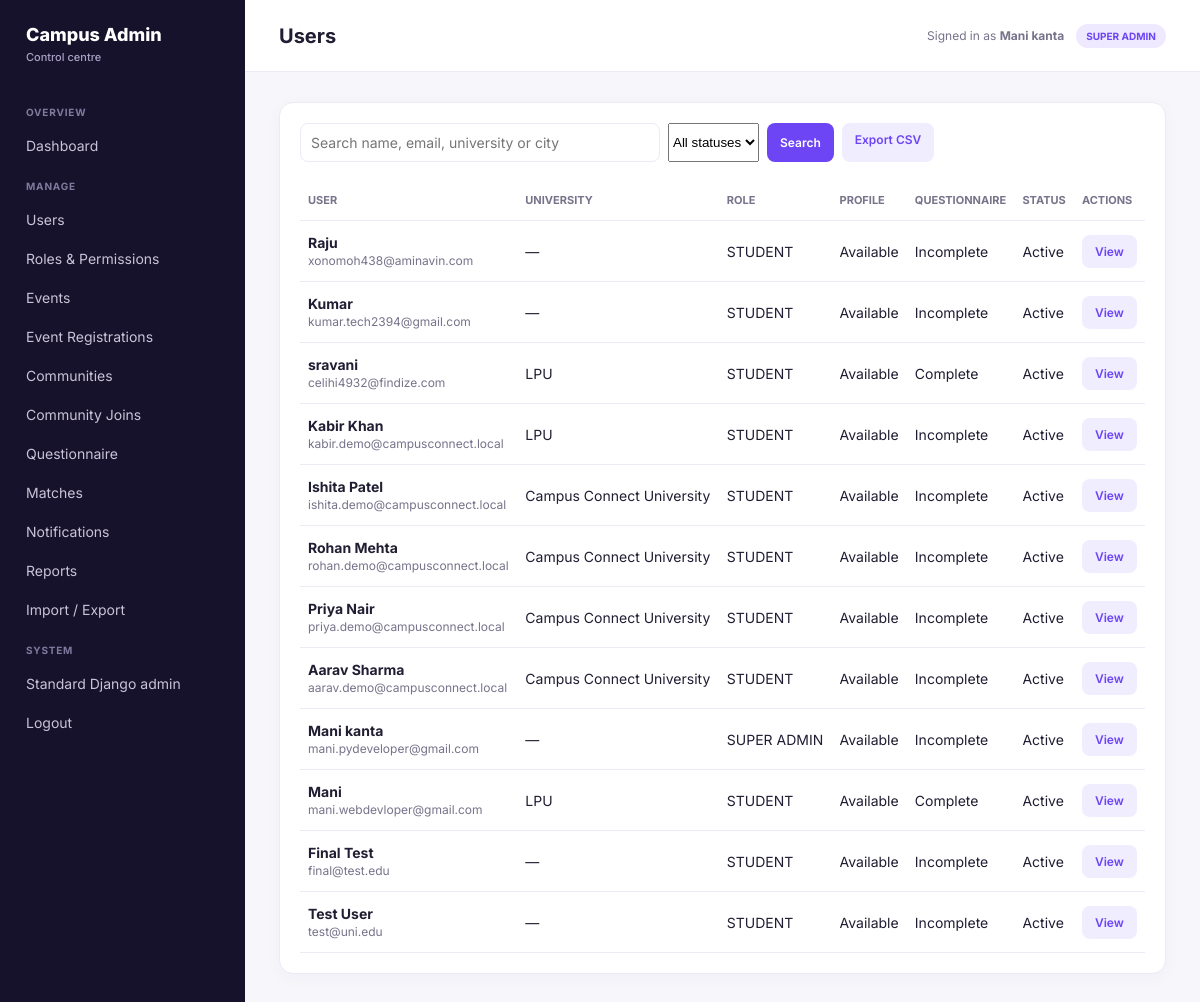
Page /admin-dashboard/users/ (signed in) on the earlier database version.
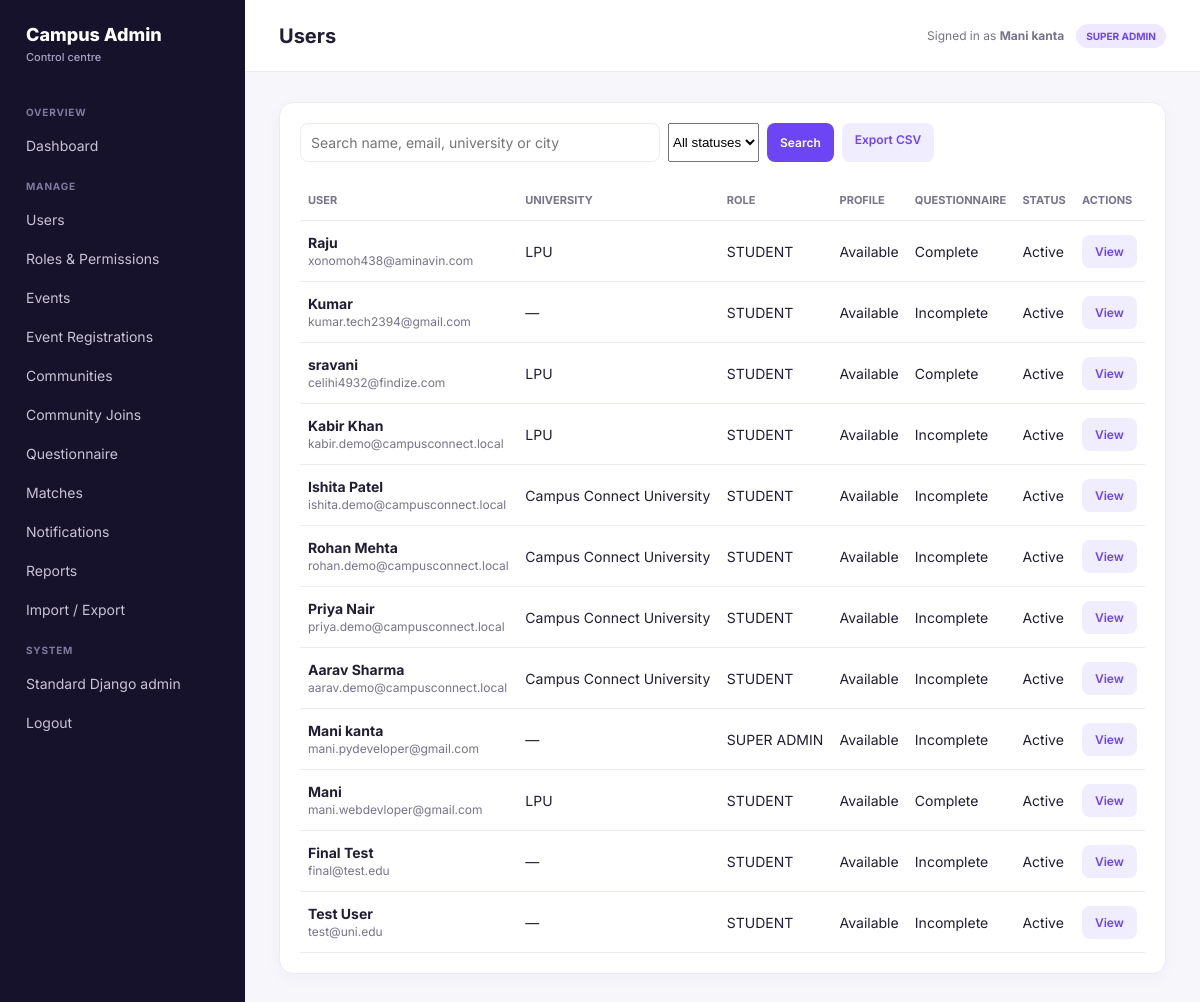
Same page on the later database version.
### accounts/models.py (models this page shows, shortened)
class User(AbstractUser):
    id = models.UUIDField(primary_key=True, default=uuid.uuid4, editable=False)
    username = None  # Not used; authentication via email
    email = models.EmailField('Email Address', unique=True)
    first_name = models.CharField('First Name', max_length=150, blank=True)
    last_name = models.CharField('Last Name', max_length=150, blank=True)
    is_verified = models.BooleanField('Verified', default=False)
    created_at = models.DateTimeField(auto_now_add=True)
    updated_at = models.DateTimeField(auto_now=True)
    USERNAME_FIELD = 'email'
    REQUIRED_FIELDS = ['first_name', 'last_name']
    objects = UserManager()
    class Meta:
        db_table = 'accounts_user'
        ordering = ['-created_at']

### profiles/models.py (models this page shows, shortened)
class Profile(models.Model):
    id = models.UUIDField(primary_key=True, default=uuid.uuid4, editable=False)
    user = models.OneToOneField(settings.AUTH_USER_MODEL, on_delete=models.CASCADE, related_name='profile')
    university = models.CharField(max_length=200, blank=True)
    major = models.CharField(max_length=200, blank=True)
    year = models.CharField(max_length=50, blank=True)
    age = models.PositiveSmallIntegerField(null=True, blank=True)
    city = models.CharField(max_length=100, blank=True)
    gender = models.CharField(max_length=40, blank=True)
    languages = models.CharField(max_length=300, blank=True)
    bio = models.TextField(blank=True, max_length=500)
    interests = models.CharField(max_length=300, blank=True)
    photo = models.ImageField(upload_to='profiles/', blank=True, null=True)
    is_public = models.BooleanField(default=True)
    questionnaire_completed = models.BooleanField(default=False)
    questionnaire_ai_consent = models.BooleanField(null=True, blank=True, default=None)
    questionnaire_ai_consent_provider = models.CharField(max_length=30, blank=True, default='')
    created_at = models.DateTimeField(auto_now_add=True)
    updated_at = models.DateTimeField(auto_now=True)
    class Meta:
        db_table = 'profiles_profile'

### admin_dashboard/views.py (the view)
# urls.py: path('users/', views.users, name='users'),
@dashboard_access
def users(request):
    queryset = User.objects.select_related('profile').prefetch_related('groups').order_by('-created_at')
    term = request.GET.get('q', '').strip()
    if term:
        queryset = queryset.filter(
            Q(first_name__icontains=term) | Q(last_name__icontains=term) |
            Q(email__icontains=term) | Q(profile__university__icontains=term) |
            Q(profile__city__icontains=term)
        )
    status = request.GET.get('status')
    if status == 'active':
        queryset = queryset.filter(is_active=True)
    elif status == 'inactive':
        queryset = queryset.filter(is_active=False)
    page = Paginator(queryset, 20).get_page(request.GET.get('page'))
    return render(request, 'admin_dashboard/users.html', _context(request, page=page, query=term))

### admin_dashboard/permissions.py (called while the page is built)
def dashboard_access(view):
    @wraps(view)
    def wrapped(request, *args, **kwargs):
        if not request.user.is_authenticated or not request.user.is_staff:
            raise PermissionDenied
        return view(request, *args, **kwargs)
    return wrapped

### admin_dashboard/views.py (called while the page is built)
def _role(user):
    if user.is_superuser:
        return 'SUPER ADMIN'
    return user.groups.values_list('name', flat=True).first() or ('ADMIN' if user.is_staff else 'STUDENT')

def _context(request, **extra):
    return {'admin_role': _role(request.user), **extra}

### templates/admin_dashboard/users.html
{% extends "admin_dashboard/base.html" %}{% block title %}Users{% endblock %}{% block heading %}Users{% endblock %}{% block content %}
<div class="panel"><form class="search"><input name="q" value="{{ query }}" placeholder="Search name, email, university or city"><select name="status"><option value="">All statuses</option><option value="active">Active</option><option value="inactive">Inactive</option></select><button class="btn">Search</button><a class="btn secondary" href="{% url 'admin_dashboard:export_users' %}">Export CSV</a></form><div class="table-wrap"><table class="table"><tr><th>User</th><th>University</th><th>Role</th><th>Profile</th><th>Questionnaire</th><th>Status</th><th>Actions</th></tr>{% for user in page %}<tr><td><strong>{{ user.get_full_name|default:user.email }}</strong><br><span class="muted">{{ user.email }}</span></td><td>{{ user.profile.university|default:"—" }}</td><td>{% if user.is_superuser %}SUPER ADMIN{% elif user.is_staff %}ADMIN{% else %}STUDENT{% endif %}</td><td>{{ user.profile|yesno:"Available,Missing" }}</td><td>{{ user.profile.questionnaire_completed|yesno:"Complete,Incomplete" }}</td><td>{{ user.is_active|yesno:"Active,Inactive" }}</td><td><a class="btn secondary" href="{% url 'admin_dashboard:user_detail' user.id %}">View</a></td></tr>{% endfor %}</table></div>{% if page.has_other_pages %}<p class="muted">Page {{ page.number }} of {{ page.paginator.num_pages }} · <a href="?q={{ query }}&page={{ page.next_page_number }}">Next</a></p>{% endif %}</div>
{% endblock %}

Differences in the rows shown:
changed User "Raju": profile.university "—" → "LPU"; profile.questionnaire_completed "Incomplete" → "Complete"
